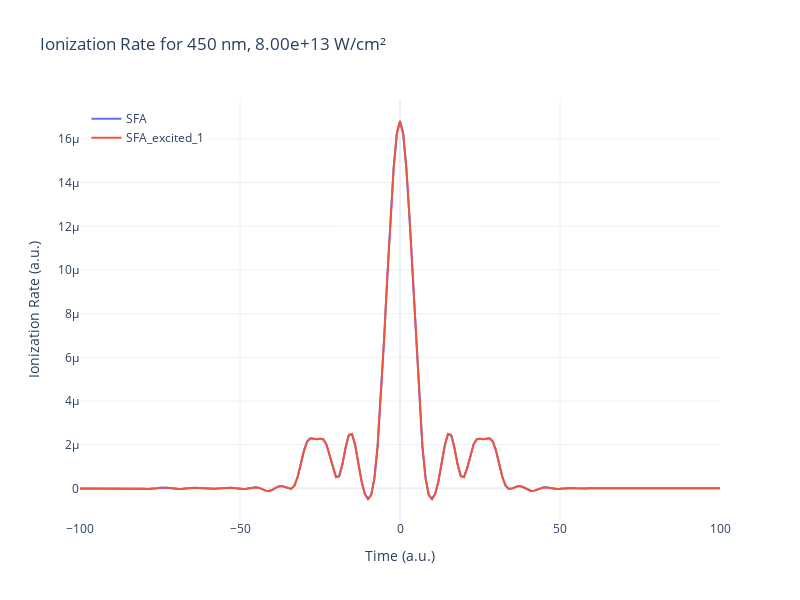

Notebook code for this chart:
### Code cell
%autoreload
# data = plotter(params, time_recon, rate_SFA, rateExcited_1, rateExcited_2, rateExcited_3, useTex=False)

# data.matplot4()

fig = go.Figure()
fig.add_trace(go.Scatter(x=time_recon, y=rate_SFA, mode='lines', name='SFA'))
fig.add_trace(go.Scatter(x=time_recon_1, y=np.real(rateExcited_1), mode='lines', name='SFA_excited_1'))
# fig.add_trace(go.Scatter(x=time_recon_2, y=np.real(rateExcited_2), mode='lines', name='SFA_excited_2'))
# fig.add_trace(go.Scatter(x=time_recon_3, y=np.real(rateExcited_3), mode='lines', name='SFA_excited_3'))
# fig.add_trace(go.Scatter(x=time_recon_0, y=np.real(rateExcited_0), mode='lines', name='SFA_excited_0'))
lam0 = params['lam0']
intensity = params['intensity']
fig.update_layout(
    title=f'Ionization Rate for {lam0} nm, {intensity:.2e} W/cm²',
    xaxis_title='Time (a.u.)',
    yaxis_title='Ionization Rate (a.u.)',
    legend=dict(x=0.01, y=0.99),
    template='plotly_white',
    xaxis_range=[-100, 100],
    width=800,
    height=600
)
# truncate y-axis
fig.show()

filename = f"plots/ionRate_{params['lam0']}_c0-is-1.html"
if not os.path.exists(filename):
    fig.write_html(filename)
    print(f"Plot saved as {filename}")
else:
    print(f"File {filename} already exists - skipping save")

### Figure 1 — Plotly figure (JSON) as saved in the notebook; plotly's stock layout.template omitted (floating-point values rounded to 4 significant figures; data arrays with more than 128 entries replaced by an {"elided": "..."} marker saying what was removed)
{"data": [{"mode": "lines", "name": "SFA", "type": "scatter", "x": {"elided": "376 int values"}, "y": {"elided": "376 float values"}}, {"mode": "lines", "name": "SFA_excited_1", "type": "scatter", "x": {"elided": "376 int values"}, "y": {"elided": "376 float values"}}], "layout": {"height": 600, "legend": {"x": 0.01, "y": 0.99}, "title": {"text": "Ionization Rate for 450 nm, 8.00e+13 W/cm²"}, "width": 800, "xaxis": {"range": [-100, 100], "title": {"text": "Time (a.u.)"}}, "yaxis": {"title": {"text": "Ionization Rate (a.u.)"}}}}
